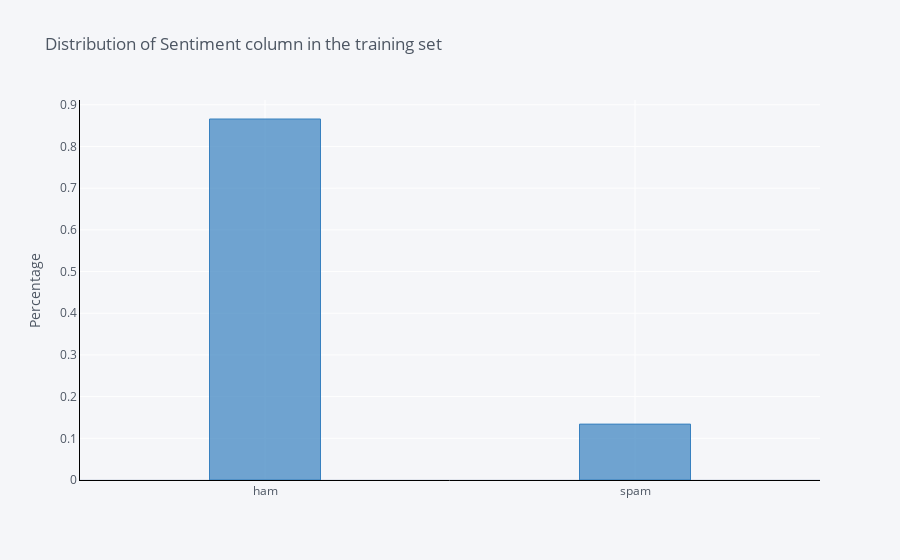

The notebook cell this image was saved under:
### Code cell
df['target'].value_counts(normalize=True).iplot(kind='bar',
                                                      yTitle='Percentage', 
                                                      linecolor='black', 
                                                      opacity=0.7,
                                                      color='blue',
                                                      theme='pearl',
                                                      bargap=0.7,
                                                      gridcolor='white',
                                                     
                                                      title='Distribution of Sentiment column in the training set')

### Figure 1 — Plotly figure (JSON) as saved in the notebook; plotly's stock layout.template omitted (floating-point values rounded to 4 significant figures)
{"data": [{"marker": {"color": "rgba(55, 128, 191, 0.7)", "line": {"color": "rgba(55, 128, 191, 1.0)", "width": 1}}, "name": "target", "orientation": "v", "text": "", "type": "bar", "x": ["ham", "spam"], "y": [0.8659, 0.1341]}], "layout": {"bargap": 0.7, "legend": {"bgcolor": "#F5F6F9", "font": {"color": "#4D5663"}}, "paper_bgcolor": "#F5F6F9", "plot_bgcolor": "#F5F6F9", "title": {"font": {"color": "#4D5663"}, "text": "Distribution of Sentiment column in the training set"}, "xaxis": {"gridcolor": "white", "linecolor": "black", "showgrid": true, "tickfont": {"color": "#4D5663"}, "title": {"font": {"color": "#4D5663"}, "text": ""}, "zerolinecolor": "#E1E5ED"}, "yaxis": {"gridcolor": "white", "linecolor": "black", "showgrid": true, "tickfont": {"color": "#4D5663"}, "title": {"font": {"color": "#4D5663"}, "text": "Percentage"}, "zerolinecolor": "#E1E5ED"}}}
